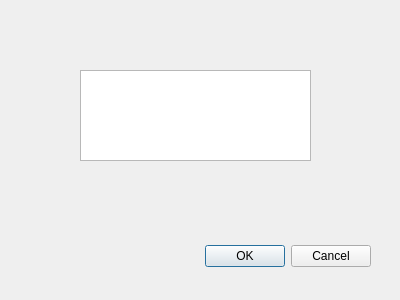
<?xml version="1.0" encoding="UTF-8"?>
<ui version="4.0">
 <class>AddMenuItem</class>
 <widget class="QDialog" name="AddMenuItem">
  <property name="geometry">
   <rect>
    <x>0</x>
    <y>0</y>
    <width>400</width>
    <height>300</height>
   </rect>
  </property>
  <property name="windowTitle">
   <string>Dialog</string>
  </property>
  <widget class="QDialogButtonBox" name="buttonBox">
   <property name="geometry">
    <rect>
     <x>30</x>
     <y>240</y>
     <width>341</width>
     <height>32</height>
    </rect>
   </property>
   <property name="orientation">
    <enum>Qt::Horizontal</enum>
   </property>
   <property name="standardButtons">
    <set>QDialogButtonBox::Cancel|QDialogButtonBox::Ok</set>
   </property>
  </widget>
  <widget class="QTextEdit" name="textEdit">
   <property name="geometry">
    <rect>
     <x>80</x>
     <y>70</y>
     <width>231</width>
     <height>91</height>
    </rect>
   </property>
  </widget>
 </widget>
 <resources/>
 <connections>
  <connection>
   <sender>buttonBox</sender>
   <signal>accepted()</signal>
   <receiver>AddMenuItem</receiver>
   <slot>accept()</slot>
   <hints>
    <hint type="sourcelabel">
     <x>248</x>
     <y>254</y>
    </hint>
    <hint type="destinationlabel">
     <x>157</x>
     <y>274</y>
    </hint>
   </hints>
  </connection>
  <connection>
   <sender>buttonBox</sender>
   <signal>rejected()</signal>
   <receiver>AddMenuItem</receiver>
   <slot>reject()</slot>
   <hints>
    <hint type="sourcelabel">
     <x>316</x>
     <y>260</y>
    </hint>
    <hint type="destinationlabel">
     <x>286</x>
     <y>274</y>
    </hint>
   </hints>
  </connection>
 </connections>
</ui>
